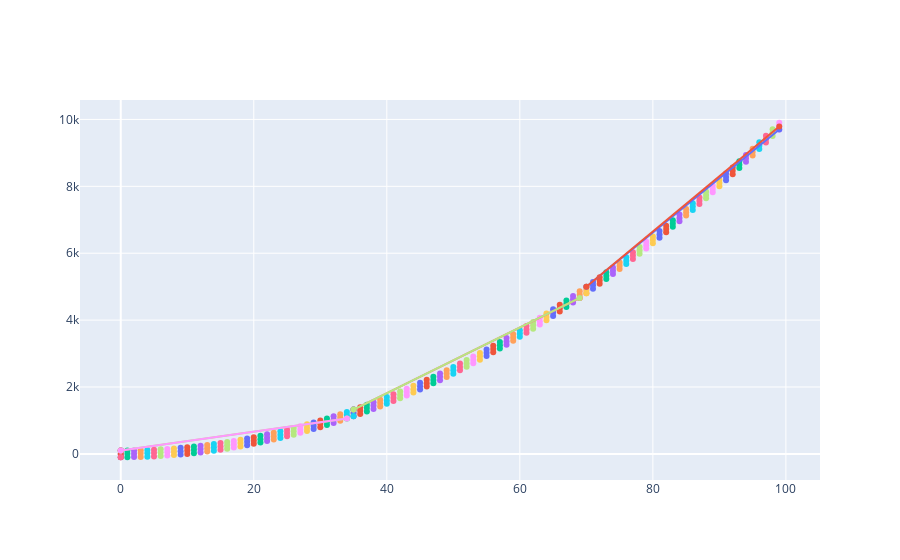

The code cell stored with this chart in its notebook:
### Code cell
print(len(PLR(data, 100, show=True)))

### Figure 1 — Plotly figure (JSON) as saved in the notebook; plotly's stock layout.template omitted (floating-point values rounded to 4 significant figures)
{"data": [{"name": "", "showlegend": false, "type": "scatter", "x": [0, 0, 0], "y": [100, 0, -100]}, {"name": "", "showlegend": false, "type": "scatter", "x": [0, 0, 0], "y": [100, 0, -100]}, {"name": "", "showlegend": false, "type": "scatter", "x": [1, 1, 1], "y": [101, 1, -99]}, {"name": "", "showlegend": false, "type": "scatter", "x": [2, 2, 2], "y": [104, 4, -96]}, {"name": "", "showlegend": false, "type": "scatter", "x": [3, 3, 3], "y": [109, 9, -91]}, {"name": "", "showlegend": false, "type": "scatter", "x": [4, 4, 4], "y": [116, 16, -84]}, {"name": "", "showlegend": false, "type": "scatter", "x": [5, 5, 5], "y": [125, 25, -75]}, {"name": "", "showlegend": false, "type": "scatter", "x": [6, 6, 6], "y": [136, 36, -64]}, {"name": "", "showlegend": false, "type": "scatter", "x": [7, 7, 7], "y": [149, 49, -51]}, {"name": "", "showlegend": false, "type": "scatter", "x": [8, 8, 8], "y": [164, 64, -36]}, {"name": "", "showlegend": false, "type": "scatter", "x": [9, 9, 9], "y": [181, 81, -19]}, {"name": "", "showlegend": false, "type": "scatter", "x": [10, 10, 10], "y": [200, 100, 0]}, {"name": "", "showlegend": false, "type": "scatter", "x": [11, 11, 11], "y": [221, 121, 21]}, {"name": "", "showlegend": false, "type": "scatter", "x": [12, 12, 12], "y": [244, 144, 44]}, {"name": "", "showlegend": false, "type": "scatter", "x": [13, 13, 13], "y": [269, 169, 69]}, {"name": "", "showlegend": false, "type": "scatter", "x": [14, 14, 14], "y": [296, 196, 96]}, {"name": "", "showlegend": false, "type": "scatter", "x": [15, 15, 15], "y": [325, 225, 125]}, {"name": "", "showlegend": false, "type": "scatter", "x": [16, 16, 16], "y": [356, 256, 156]}, {"name": "", "showlegend": false, "type": "scatter", "x": [17, 17, 17], "y": [389, 289, 189]}, {"name": "", "showlegend": false, "type": "scatter", "x": [18, 18, 18], "y": [424, 324, 224]}, {"name": "", "showlegend": false, "type": "scatter", "x": [19, 19, 19], "y": [461, 361, 261]}, {"name": "", "showlegend": false, "type": "scatter", "x": [20, 20, 20], "y": [500, 400, 300]}, {"name": "", "showlegend": false, "type": "scatter", "x": [21, 21, 21], "y": [541, 441, 341]}, {"name": "", "showlegend": false, "type": "scatter", "x": [22, 22, 22], "y": [584, 484, 384]}, {"name": "", "showlegend": false, "type": "scatter", "x": [23, 23, 23], "y": [629, 529, 429]}, {"name": "", "showlegend": false, "type": "scatter", "x": [24, 24, 24], "y": [676, 576, 476]}, {"name": "", "showlegend": false, "type": "scatter", "x": [25, 25, 25], "y": [725, 625, 525]}, {"name": "", "showlegend": false, "type": "scatter", "x": [26, 26, 26], "y": [776, 676, 576]}, {"name": "", "showlegend": false, "type": "scatter", "x": [27, 27, 27], "y": [829, 729, 629]}, {"name": "", "showlegend": false, "type": "scatter", "x": [28, 28, 28], "y": [884, 784, 684]}, {"name": "", "showlegend": false, "type": "scatter", "x": [29, 29, 29], "y": [941, 841, 741]}, {"name": "", "showlegend": false, "type": "scatter", "x": [30, 30, 30], "y": [1000, 900, 800]}, {"name": "", "showlegend": false, "type": "scatter", "x": [31, 31, 31], "y": [1061, 961, 861]}, {"name": "", "showlegend": false, "type": "scatter", "x": [32, 32, 32], "y": [1124, 1024, 924]}, {"name": "", "showlegend": false, "type": "scatter", "x": [33, 33, 33], "y": [1189, 1089, 989]}, {"name": "", "showlegend": false, "type": "scatter", "x": [34, 34, 34], "y": [1256, 1156, 1056]}, {"name": "p", "showlegend": false, "type": "scatter", "x": [0, 0], "y": [-100, 100]}, {"name": "p", "showlegend": false, "type": "scatter", "x": [0, 34], "y": [100, 1056]}, {"name": "spline", "showlegend": false, "type": "scatter", "x": [0, 34], "y": [100, 1059.0]}, {"name": "", "showlegend": false, "type": "scatter", "x": [35, 35, 35], "y": [1325, 1225, 1125]}, {"name": "", "showlegend": false, "type": "scatter", "x": [35, 35, 35], "y": [1325, 1225, 1125]}, {"name": "", "showlegend": false, "type": "scatter", "x": [36, 36, 36], "y": [1396, 1296, 1196]}, {"name": "", "showlegend": false, "type": "scatter", "x": [37, 37, 37], "y": [1469, 1369, 1269]}, {"name": "", "showlegend": false, "type": "scatter", "x": [38, 38, 38], "y": [1544, 1444, 1344]}, {"name": "", "showlegend": false, "type": "scatter", "x": [39, 39, 39], "y": [1621, 1521, 1421]}, {"name": "", "showlegend": false, "type": "scatter", "x": [40, 40, 40], "y": [1700, 1600, 1500]}, {"name": "", "showlegend": false, "type": "scatter", "x": [41, 41, 41], "y": [1781, 1681, 1581]}, {"name": "", "showlegend": false, "type": "scatter", "x": [42, 42, 42], "y": [1864, 1764, 1664]}, {"name": "", "showlegend": false, "type": "scatter", "x": [43, 43, 43], "y": [1949, 1849, 1749]}, {"name": "", "showlegend": false, "type": "scatter", "x": [44, 44, 44], "y": [2036, 1936, 1836]}, {"name": "", "showlegend": false, "type": "scatter", "x": [45, 45, 45], "y": [2125, 2025, 1925]}, {"name": "", "showlegend": false, "type": "scatter", "x": [46, 46, 46], "y": [2216, 2116, 2016]}, {"name": "", "showlegend": false, "type": "scatter", "x": [47, 47, 47], "y": [2309, 2209, 2109]}, {"name": "", "showlegend": false, "type": "scatter", "x": [48, 48, 48], "y": [2404, 2304, 2204]}, {"name": "", "showlegend": false, "type": "scatter", "x": [49, 49, 49], "y": [2501, 2401, 2301]}, {"name": "", "showlegend": false, "type": "scatter", "x": [50, 50, 50], "y": [2600, 2500, 2400]}, {"name": "", "showlegend": false, "type": "scatter", "x": [51, 51, 51], "y": [2701, 2601, 2501]}, {"name": "", "showlegend": false, "type": "scatter", "x": [52, 52, 52], "y": [2804, 2704, 2604]}, {"name": "", "showlegend": false, "type": "scatter", "x": [53, 53, 53], "y": [2909, 2809, 2709]}, {"name": "", "showlegend": false, "type": "scatter", "x": [54, 54, 54], "y": [3016, 2916, 2816]}, {"name": "", "showlegend": false, "type": "scatter", "x": [55, 55, 55], "y": [3125, 3025, 2925]}, {"name": "", "showlegend": false, "type": "scatter", "x": [56, 56, 56], "y": [3236, 3136, 3036]}, {"name": "", "showlegend": false, "type": "scatter", "x": [57, 57, 57], "y": [3349, 3249, 3149]}, {"name": "", "showlegend": false, "type": "scatter", "x": [58, 58, 58], "y": [3464, 3364, 3264]}, {"name": "", "showlegend": false, "type": "scatter", "x": [59, 59, 59], "y": [3581, 3481, 3381]}, {"name": "", "showlegend": false, "type": "scatter", "x": [60, 60, 60], "y": [3700, 3600, 3500]}, {"name": "", "showlegend": false, "type": "scatter", "x": [61, 61, 61], "y": [3821, 3721, 3621]}, {"name": "", "showlegend": false, "type": "scatter", "x": [62, 62, 62], "y": [3944, 3844, 3744]}, {"name": "", "showlegend": false, "type": "scatter", "x": [63, 63, 63], "y": [4069, 3969, 3869]}, {"name": "", "showlegend": false, "type": "scatter", "x": [64, 64, 64], "y": [4196, 4096, 3996]}, {"name": "", "showlegend": false, "type": "scatter", "x": [65, 65, 65], "y": [4325, 4225, 4125]}, {"name": "", "showlegend": false, "type": "scatter", "x": [66, 66, 66], "y": [4456, 4356, 4256]}, {"name": "", "showlegend": false, "type": "scatter", "x": [67, 67, 67], "y": [4589, 4489, 4389]}, {"name": "", "showlegend": false, "type": "scatter", "x": [68, 68, 68], "y": [4724, 4624, 4524]}, {"name": "", "showlegend": false, "type": "scatter", "x": [69, 69, 69], "y": [4861, 4761, 4661]}, {"name": "p", "showlegend": false, "type": "scatter", "x": [35, 35], "y": [1125, 1325]}, {"name": "p", "showlegend": false, "type": "scatter", "x": [35, 69], "y": [1325, 4661]}, {"name": "spline", "showlegend": false, "type": "scatter", "x": [35, 69], "y": [1325, 4664.0]}, {"name": "", "showlegend": false, "type": "scatter", "x": [70, 70, 70], "y": [5000, 4900, 4800]}, {"name": "", "showlegend": false, "type": "scatter", "x": [70, 70, 70], "y": [5000, 4900, 4800]}, {"name": "", "showlegend": false, "type": "scatter", "x": [71, 71, 71], "y": [5141, 5041, 4941]}, {"name": "", "showlegend": false, "type": "scatter", "x": [72, 72, 72], "y": [5284, 5184, 5084]}, {"name": "", "showlegend": false, "type": "scatter", "x": [73, 73, 73], "y": [5429, 5329, 5229]}, {"name": "", "showlegend": false, "type": "scatter", "x": [74, 74, 74], "y": [5576, 5476, 5376]}, {"name": "", "showlegend": false, "type": "scatter", "x": [75, 75, 75], "y": [5725, 5625, 5525]}, {"name": "", "showlegend": false, "type": "scatter", "x": [76, 76, 76], "y": [5876, 5776, 5676]}, {"name": "", "showlegend": false, "type": "scatter", "x": [77, 77, 77], "y": [6029, 5929, 5829]}, {"name": "", "showlegend": false, "type": "scatter", "x": [78, 78, 78], "y": [6184, 6084, 5984]}, {"name": "", "showlegend": false, "type": "scatter", "x": [79, 79, 79], "y": [6341, 6241, 6141]}, {"name": "", "showlegend": false, "type": "scatter", "x": [80, 80, 80], "y": [6500, 6400, 6300]}, {"name": "", "showlegend": false, "type": "scatter", "x": [81, 81, 81], "y": [6661, 6561, 6461]}, {"name": "", "showlegend": false, "type": "scatter", "x": [82, 82, 82], "y": [6824, 6724, 6624]}, {"name": "", "showlegend": false, "type": "scatter", "x": [83, 83, 83], "y": [6989, 6889, 6789]}, {"name": "", "showlegend": false, "type": "scatter", "x": [84, 84, 84], "y": [7156, 7056, 6956]}, {"name": "", "showlegend": false, "type": "scatter", "x": [85, 85, 85], "y": [7325, 7225, 7125]}, {"name": "", "showlegend": false, "type": "scatter", "x": [86, 86, 86], "y": [7496, 7396, 7296]}, {"name": "", "showlegend": false, "type": "scatter", "x": [87, 87, 87], "y": [7669, 7569, 7469]}, {"name": "", "showlegend": false, "type": "scatter", "x": [88, 88, 88], "y": [7844, 7744, 7644]}, {"name": "", "showlegend": false, "type": "scatter", "x": [89, 89, 89], "y": [8021, 7921, 7821]}, {"name": "", "showlegend": false, "type": "scatter", "x": [90, 90, 90], "y": [8200, 8100, 8000]}, {"name": "", "showlegend": false, "type": "scatter", "x": [91, 91, 91], "y": [8381, 8281, 8181]}, {"name": "", "showlegend": false, "type": "scatter", "x": [92, 92, 92], "y": [8564, 8464, 8364]}, {"name": "", "showlegend": false, "type": "scatter", "x": [93, 93, 93], "y": [8749, 8649, 8549]}, {"name": "", "showlegend": false, "type": "scatter", "x": [94, 94, 94], "y": [8936, 8836, 8736]}, {"name": "", "showlegend": false, "type": "scatter", "x": [95, 95, 95], "y": [9125, 9025, 8925]}, {"name": "", "showlegend": false, "type": "scatter", "x": [96, 96, 96], "y": [9316, 9216, 9116]}, {"name": "", "showlegend": false, "type": "scatter", "x": [97, 97, 97], "y": [9509, 9409, 9309]}, {"name": "", "showlegend": false, "type": "scatter", "x": [98, 98, 98], "y": [9704, 9604, 9504]}, {"name": "", "showlegend": false, "type": "scatter", "x": [99, 99, 99], "y": [9901, 9801, 9701]}, {"name": "p", "showlegend": false, "type": "scatter", "x": [70, 70], "y": [4800, 5000]}, {"name": "p", "showlegend": false, "type": "scatter", "x": [70, 99], "y": [5000, 9701]}, {"name": "spline", "showlegend": false, "type": "scatter", "x": [70, 99], "y": [5000, 9791.0]}], "layout": {}}
